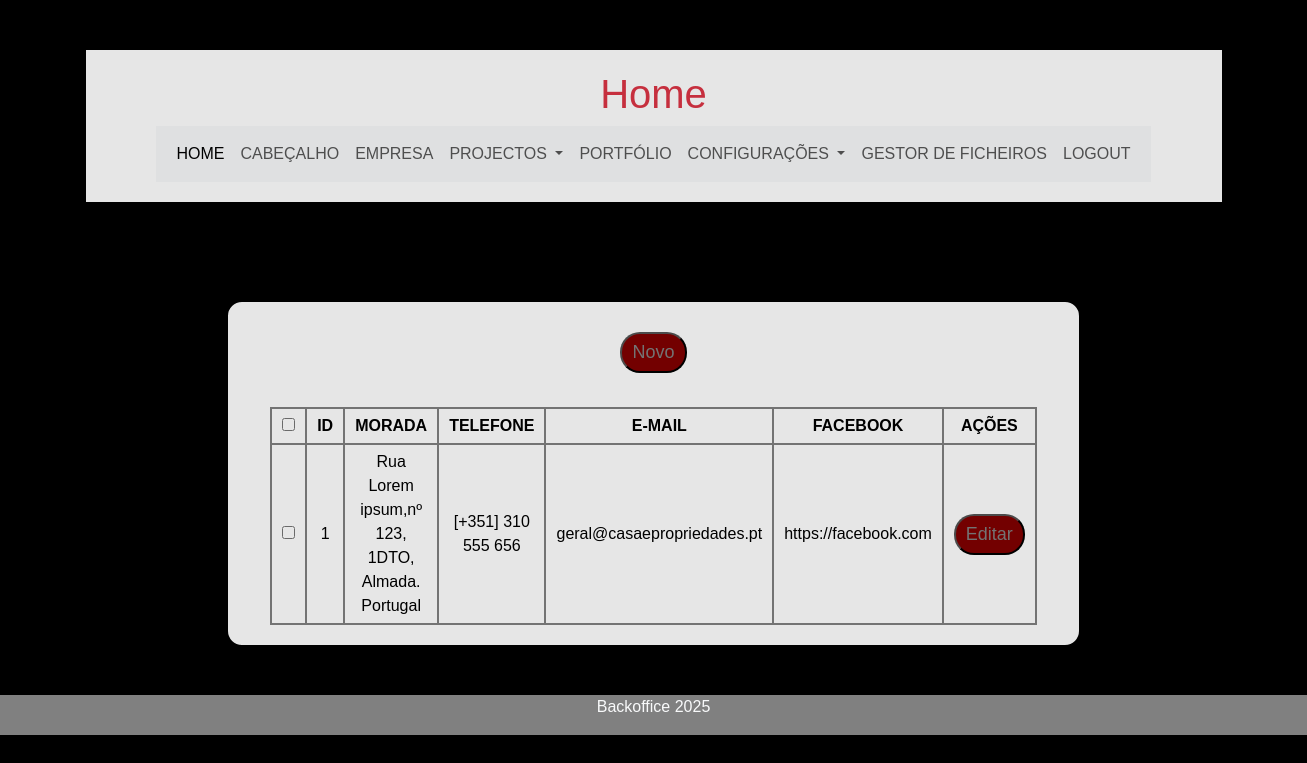
Screenshot of /backoffice/contactos.php (signed in) with the database file from the repository.
### tables this page shows
CREATE TABLE `contactos` (
  `id` int(11) NOT NULL,
  `morada` varchar(500) NOT NULL,
  `telefone` varchar(500) NOT NULL,
  `email` varchar(500) NOT NULL,
  `facebook` varchar(500) NOT NULL,
  `email_form` varchar(500) NOT NULL
);

### backoffice/contactos.php (called while the page is built)
<?php
require_once "components/header.php";
require_once "views/contactos_view.php";
require_once "components/footer.php";
?>

### backoffice/helpers/_base_dados_helper.php (called while the page is built, shortened)
<?php
$base_dados = [
  "host" => "localhost",
  "dbname" => "casas_e_prop_bd",
  "user" => "root",
  "pass" => "",
];
$pdo = new PDO("mysql:host=$base_dados[host];dbname=$base_dados[dbname];charset=utf8mb4","$base_dados[user]","$base_dados[pass]");
function selectSqlUnico($sql){
  global $pdo;
  $consulta = $pdo->query($sql);
  $resultado = $consulta->fetch(PDO::FETCH_ASSOC);
  return $resultado;
}
?>

### helpers/contactos_helper.php (called while the page is built)
<?php
function getContactos(){
  $resultado = selectSqlUnico("SELECT * FROM contactos");
  return $resultado;
}
?>

### backoffice/views/contactos_view.php (the view, shortened to what this page needs)
<?php
  $c = getContactos();
?>
  <main class="container">
    <div class="row py-5">
      <div class=
        "
        col-12
        text-center
        w-75
        m-auto
        rounded-4
        box
        "
      >
      <button onclick="abrirPopup('cab_new.php')">Novo</button>
      <table class="text-center m-auto mt-4" style="max-height: 100px;">
        <tr>
          <th><input type="checkbox"></th>
          <th>ID</th>
          <th>MORADA</th>
          <th>TELEFONE</th>
          <th>E-MAIL</th>
          <th>FACEBOOK</th>
          <th>AÇÕES</th>
        </tr>
        <tr>
          <td><input type="checkbox"></td>
          <td><?= $c["id"] ?></td>
          <td><?= $c["morada"] ?></td>
          <td><?= $c["telefone"] ?> </td>
          <td><?= $c["email"] ?> </td>
          <td><?= $c["facebook"] ?> </td>
          <td>
            <button onclick="abrirPopupId(<?= $c['id'] ?>, 'con_edit.php?editar_con')">Editar</button>
          </td>
        </tr>
      </table>
      </div>
    </div>
  </main>

### backoffice/public/css/style.css (style rules this page uses)
body { margin: 0px auto; min-width: 1297px; background-color: black; background-position: center; font-family: 'Franklin Gothic Medium', 'Arial Narrow', Arial, sans-serif; color: black; }
.box { background-color: white; border: 2px solid black; height: fit-content; padding: 20px 0px; opacity: .9; }
table, tr, td, th { border: 2px solid gray; border-collapse: collapse; padding: 5px 10px; }
table { width: 600px; }
td { width: fit-content; }
input { text-align: center; }
input[type="submit"], button { background-color: maroon; border-radius: 20px; padding: 5px 10px; color: gray; font-size: 18px; margin: 10px 0px; transition-duration: 0.6s; }

### rows the page displays
contactos: id "1", morada "Rua Lorem ipsum,nº 123, 1DTO, Almada. Portugal", telefone "[+351] 310 555 656", email "geral@casaepropriedades.pt", facebook "https://facebook.com"
